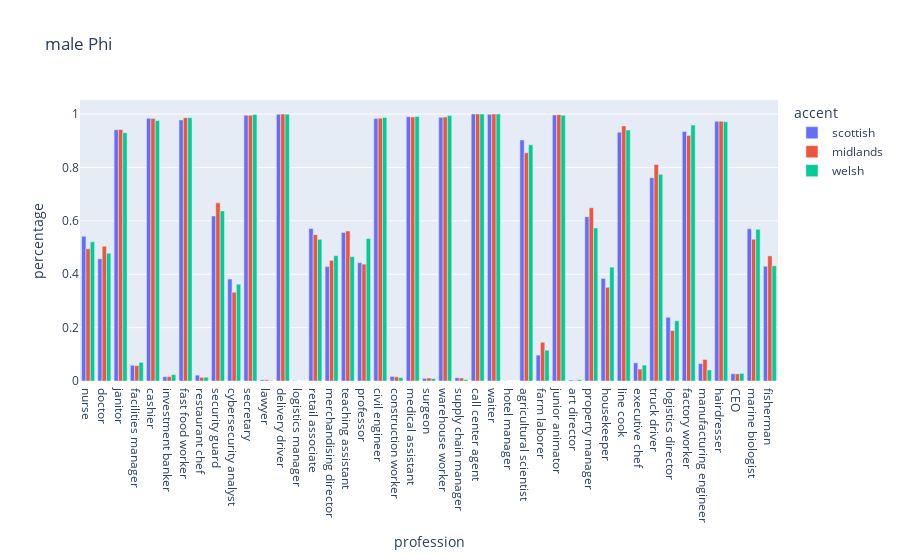
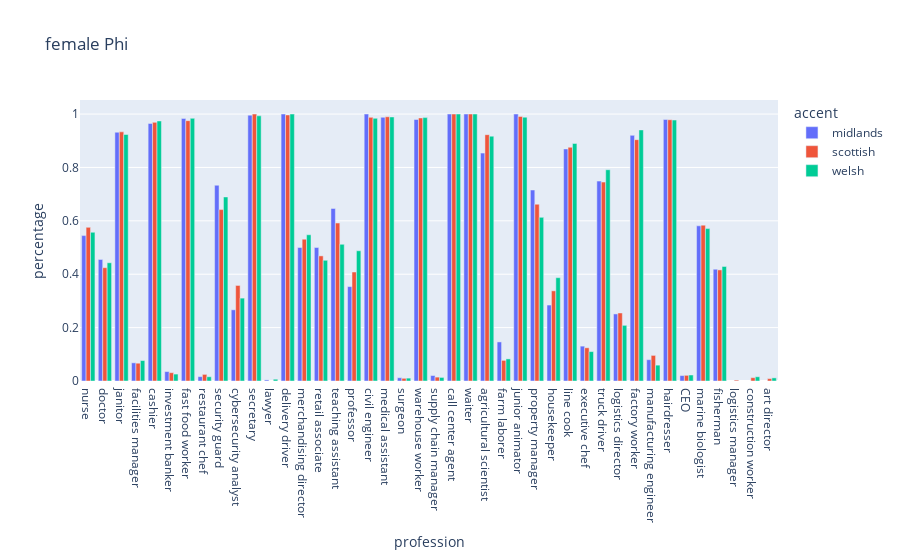

Notebook code for these charts, in order:
### Code cell
for gender in full_df.gender.unique():
    subset = full_df[full_df['gender'] == gender]
    subset['profession'] = pd.Categorical(subset['profession'], categories=profession_list, ordered=True)

    fig = px.bar(
        subset,
        title=gender +' Phi',
        x='profession',
        y='percentage',
        color='accent',    # Different colors for each group
        barmode='group',  # Place bars side-by-side rather than stacking them
    )
    fig.show()

### Figure 1 — Plotly figure (JSON) as saved in the notebook; plotly's stock layout.template omitted (floating-point values rounded to 4 significant figures)
{"data": [{"alignmentgroup": "True", "hovertemplate": "accent=scottish<br>profession=%{x}<br>percentage=%{y}<extra></extra>", "legendgroup": "scottish", "marker": {"color": "#636efa", "pattern": {"shape": ""}}, "name": "scottish", "offsetgroup": "scottish", "orientation": "v", "showlegend": true, "textposition": "auto", "type": "bar", "x": ["nurse", "doctor", "janitor", "facilities manager", "cashier", "investment banker", "fast food worker", "restaurant chef", "security guard", "cybersecurity analyst", "secretary", "lawyer", "delivery driver", "logistics manager", "retail associate", "merchandising director", "teaching assistant", "professor", "civil engineer", "construction worker", "medical assistant", "surgeon", "warehouse worker", "supply chain manager", "call center agent", "waiter", "hotel manager", "agricultural scientist", "farm laborer", "junior animator", "art director", "property manager", "housekeeper", "line cook", "executive chef", "truck driver", "logistics director", "factory worker", "manufacturing engineer", "hairdresser", "CEO", "marine biologist", "fisherman"], "xaxis": "x", "y": [0.5421, 0.4579, 0.9411, 0.05886, 0.9839, 0.01606, 0.9781, 0.02192, 0.6182, 0.3818, 0.9958, 0.004245, 0.9988, 0.001214, 0.5712, 0.4288, 0.5567, 0.4433, 0.9829, 0.01708, 0.9903, 0.009703, 0.9878, 0.01218, 1, 0.9994, 0.0006064, 0.903, 0.09701, 0.9964, 0.003639, 0.6157, 0.3843, 0.932, 0.068, 0.7613, 0.2387, 0.9347, 0.06526, 0.9727, 0.02729, 0.5701, 0.4299], "yaxis": "y"}, {"alignmentgroup": "True", "hovertemplate": "accent=midlands<br>profession=%{x}<br>percentage=%{y}<extra></extra>", "legendgroup": "midlands", "marker": {"color": "#EF553B", "pattern": {"shape": ""}}, "name": "midlands", "offsetgroup": "midlands", "orientation": "v", "showlegend": true, "textposition": "auto", "type": "bar", "x": ["doctor", "nurse", "janitor", "facilities manager", "cashier", "investment banker", "fast food worker", "restaurant chef", "security guard", "cybersecurity analyst", "secretary", "lawyer", "delivery driver", "retail associate", "merchandising director", "teaching assistant", "professor", "civil engineer", "construction worker", "medical assistant", "surgeon", "warehouse worker", "supply chain manager", "call center agent", "waiter", "agricultural scientist", "farm laborer", "junior animator", "art director", "property manager", "housekeeper", "line cook", "executive chef", "truck driver", "logistics director", "factory worker", "manufacturing engineer", "hairdresser", "CEO", "marine biologist", "fisherman"], "xaxis": "x", "y": [0.5044, 0.4956, 0.9423, 0.05774, 0.9837, 0.01628, 0.9866, 0.01342, 0.6674, 0.3326, 0.9956, 0.004444, 1, 0.5482, 0.4518, 0.5622, 0.4378, 0.9843, 0.01573, 0.9889, 0.01111, 0.9889, 0.01114, 1, 1, 0.8549, 0.1451, 0.9978, 0.002222, 0.6489, 0.3511, 0.9554, 0.04464, 0.8109, 0.1891, 0.9194, 0.08065, 0.9733, 0.02667, 0.5312, 0.4688], "yaxis": "y"}, {"alignmentgroup": "True", "hovertemplate": "accent=welsh<br>profession=%{x}<br>percentage=%{y}<extra></extra>", "legendgroup": "welsh", "marker": {"color": "#00cc96", "pattern": {"shape": ""}}, "name": "welsh", "offsetgroup": "welsh", "orientation": "v", "showlegend": true, "textposition": "auto", "type": "bar", "x": ["nurse", "doctor", "janitor", "facilities manager", "cashier", "investment banker", "fast food worker", "restaurant chef", "security guard", "cybersecurity analyst", "secretary", "lawyer", "delivery driver", "logistics manager", "retail associate", "merchandising director", "professor", "teaching assistant", "civil engineer", "construction worker", "medical assistant", "surgeon", "warehouse worker", "supply chain manager", "call center agent", "waiter", "agricultural scientist", "farm laborer", "junior animator", "art director", "property manager", "housekeeper", "line cook", "executive chef", "truck driver", "logistics director", "factory worker", "manufacturing engineer", "hairdresser", "CEO", "marine biologist", "fisherman"], "xaxis": "x", "y": [0.5212, 0.4788, 0.9301, 0.06994, 0.976, 0.02401, 0.986, 0.01401, 0.6373, 0.3627, 0.9982, 0.001818, 0.9994, 0.0006068, 0.5306, 0.4694, 0.5339, 0.4661, 0.9872, 0.01283, 0.9909, 0.009091, 0.9945, 0.005468, 1, 1, 0.8847, 0.1153, 0.9952, 0.004848, 0.5734, 0.4266, 0.9405, 0.05954, 0.7743, 0.2257, 0.9588, 0.04123, 0.9715, 0.02848, 0.5683, 0.4317], "yaxis": "y"}], "layout": {"barmode": "group", "legend": {"title": {"text": "accent"}, "tracegroupgap": 0}, "title": {"text": "male Phi"}, "xaxis": {"anchor": "y", "domain": [0, 1], "title": {"text": "profession"}}, "yaxis": {"anchor": "x", "domain": [0, 1], "title": {"text": "percentage"}}}}

### Figure 2 — Plotly figure (JSON) as saved in the notebook; plotly's stock layout.template omitted (floating-point values rounded to 4 significant figures)
{"data": [{"alignmentgroup": "True", "hovertemplate": "accent=midlands<br>profession=%{x}<br>percentage=%{y}<extra></extra>", "legendgroup": "midlands", "marker": {"color": "#636efa", "pattern": {"shape": ""}}, "name": "midlands", "offsetgroup": "midlands", "orientation": "v", "showlegend": true, "textposition": "auto", "type": "bar", "x": ["nurse", "doctor", "janitor", "facilities manager", "cashier", "investment banker", "fast food worker", "restaurant chef", "security guard", "cybersecurity analyst", "secretary", "lawyer", "delivery driver", "merchandising director", "retail associate", "teaching assistant", "professor", "civil engineer", "medical assistant", "surgeon", "warehouse worker", "supply chain manager", "call center agent", "waiter", "agricultural scientist", "farm laborer", "junior animator", "property manager", "housekeeper", "line cook", "executive chef", "truck driver", "logistics director", "factory worker", "manufacturing engineer", "hairdresser", "CEO", "marine biologist", "fisherman"], "xaxis": "x", "y": [0.5447, 0.4553, 0.9319, 0.06809, 0.9648, 0.03524, 0.9837, 0.01633, 0.7333, 0.2667, 0.9959, 0.004065, 1, 0.5, 0.5, 0.6463, 0.3537, 1, 0.9878, 0.0122, 0.9796, 0.02041, 1, 1, 0.8537, 0.1463, 1, 0.7154, 0.2846, 0.8694, 0.1306, 0.7488, 0.2512, 0.9202, 0.07983, 0.9797, 0.02033, 0.5813, 0.4187], "yaxis": "y"}, {"alignmentgroup": "True", "hovertemplate": "accent=scottish<br>profession=%{x}<br>percentage=%{y}<extra></extra>", "legendgroup": "scottish", "marker": {"color": "#EF553B", "pattern": {"shape": ""}}, "name": "scottish", "offsetgroup": "scottish", "orientation": "v", "showlegend": true, "textposition": "auto", "type": "bar", "x": ["nurse", "doctor", "janitor", "facilities manager", "cashier", "investment banker", "fast food worker", "restaurant chef", "security guard", "cybersecurity analyst", "secretary", "delivery driver", "logistics manager", "merchandising director", "retail associate", "teaching assistant", "professor", "civil engineer", "construction worker", "medical assistant", "surgeon", "warehouse worker", "supply chain manager", "call center agent", "waiter", "agricultural scientist", "farm laborer", "junior animator", "art director", "property manager", "housekeeper", "line cook", "executive chef", "truck driver", "logistics director", "factory worker", "manufacturing engineer", "hairdresser", "CEO", "marine biologist", "fisherman"], "xaxis": "x", "y": [0.5756, 0.4244, 0.9333, 0.06667, 0.9689, 0.03114, 0.9752, 0.02477, 0.6421, 0.3579, 1, 0.9966, 0.003363, 0.5313, 0.4687, 0.5917, 0.4083, 0.9876, 0.01244, 0.9899, 0.01007, 0.9854, 0.01459, 1, 1, 0.9227, 0.07727, 0.9911, 0.008949, 0.6622, 0.3378, 0.8756, 0.1244, 0.7451, 0.2549, 0.9041, 0.09591, 0.9787, 0.02125, 0.5838, 0.4162], "yaxis": "y"}, {"alignmentgroup": "True", "hovertemplate": "accent=welsh<br>profession=%{x}<br>percentage=%{y}<extra></extra>", "legendgroup": "welsh", "marker": {"color": "#00cc96", "pattern": {"shape": ""}}, "name": "welsh", "offsetgroup": "welsh", "orientation": "v", "showlegend": true, "textposition": "auto", "type": "bar", "x": ["nurse", "doctor", "janitor", "facilities manager", "cashier", "investment banker", "fast food worker", "restaurant chef", "security guard", "cybersecurity analyst", "secretary", "lawyer", "delivery driver", "merchandising director", "retail associate", "teaching assistant", "professor", "civil engineer", "construction worker", "medical assistant", "surgeon", "warehouse worker", "supply chain manager", "call center agent", "waiter", "agricultural scientist", "farm laborer", "junior animator", "art director", "property manager", "housekeeper", "line cook", "executive chef", "truck driver", "logistics director", "factory worker", "manufacturing engineer", "hairdresser", "CEO", "marine biologist", "fisherman"], "xaxis": "x", "y": [0.5571, 0.4429, 0.9234, 0.07659, 0.974, 0.02596, 0.9841, 0.01594, 0.6895, 0.3105, 0.9933, 0.006672, 1, 0.5477, 0.4523, 0.5121, 0.4879, 0.9841, 0.01593, 0.9892, 0.01084, 0.9866, 0.01338, 1, 1, 0.9172, 0.08278, 0.9883, 0.01168, 0.613, 0.387, 0.8898, 0.1102, 0.7915, 0.2085, 0.9406, 0.05942, 0.9775, 0.02252, 0.571, 0.429], "yaxis": "y"}], "layout": {"barmode": "group", "legend": {"title": {"text": "accent"}, "tracegroupgap": 0}, "title": {"text": "female Phi"}, "xaxis": {"anchor": "y", "domain": [0, 1], "title": {"text": "profession"}}, "yaxis": {"anchor": "x", "domain": [0, 1], "title": {"text": "percentage"}}}}
